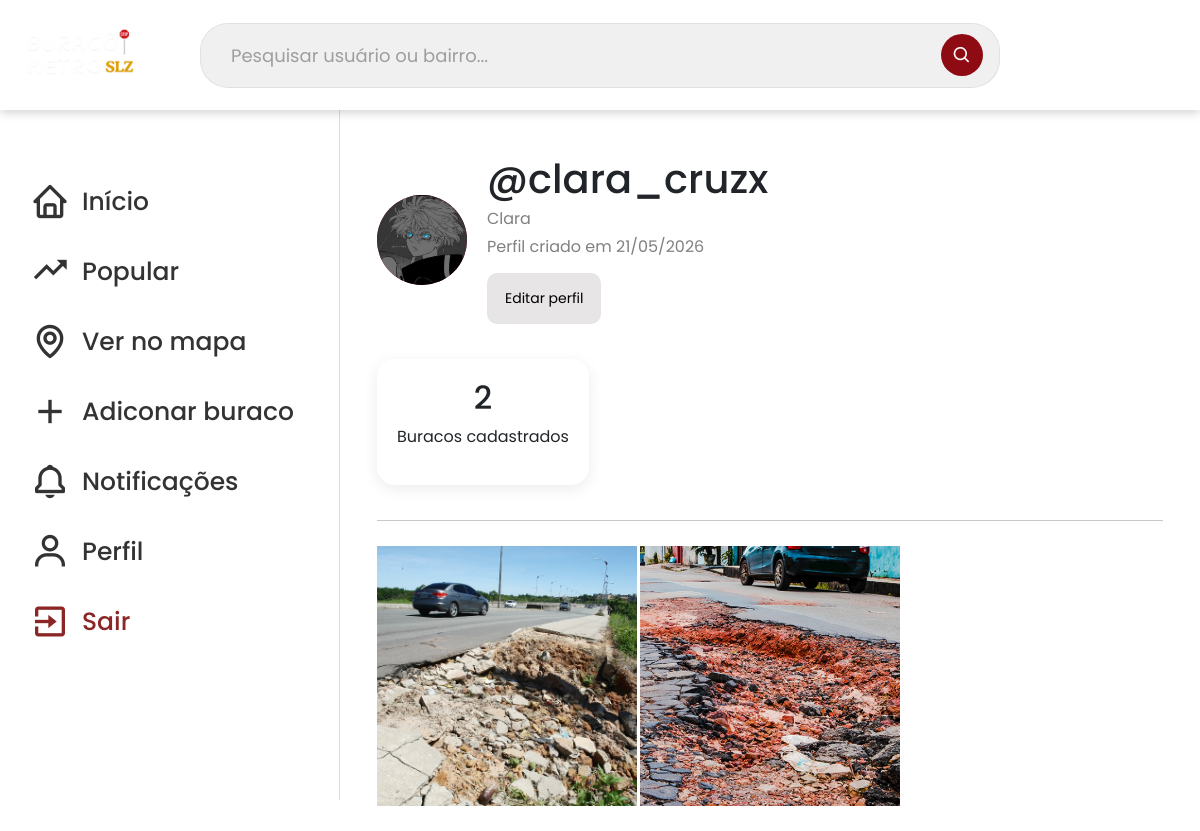
The app's page /perfil/ (signed in), older data.
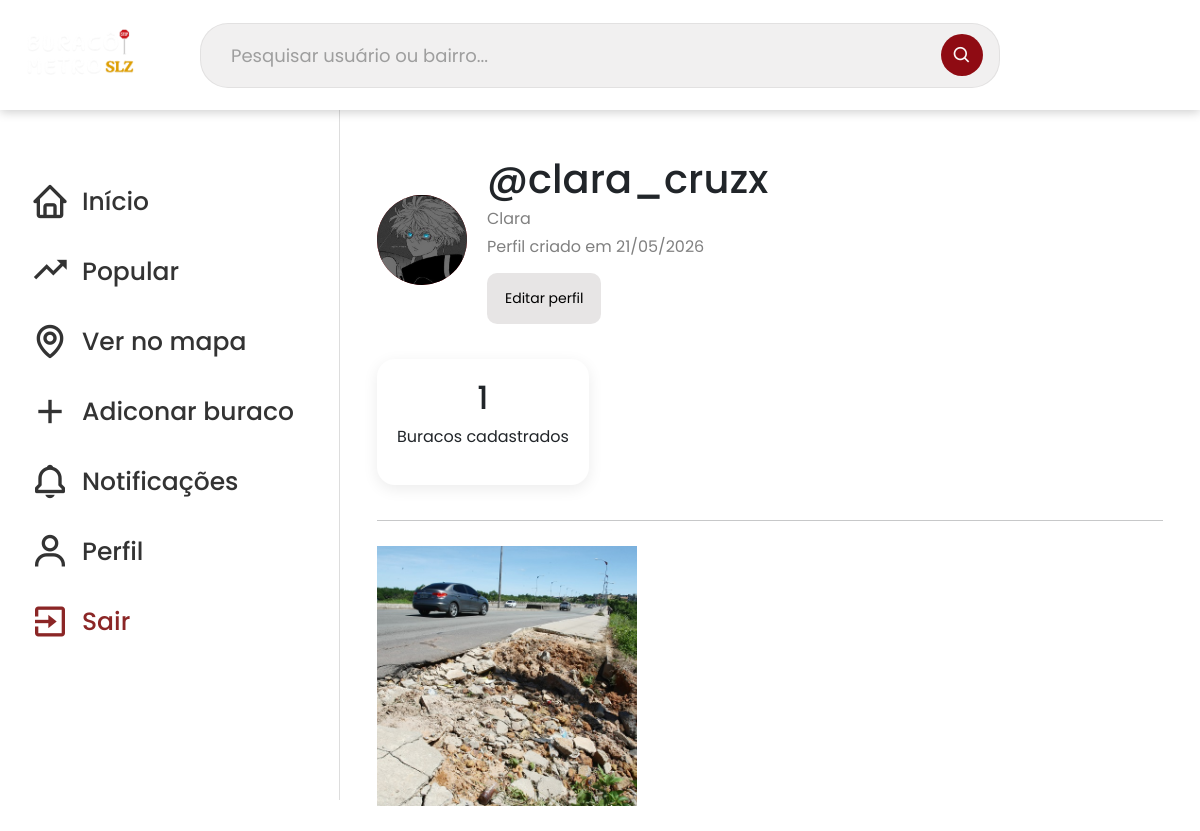
The same page, newer data.
### buracos/models.py (models this page shows, shortened)
class Buraco(models.Model):
    STATUS_NAO_ARRUMADO = "nao_arrumado"
    STATUS_EM_OBRA = "em_obra"
    STATUS_ARRUMADO = "arrumado"
    STATUS_CHOICES = [
        (STATUS_NAO_ARRUMADO, "Ainda nao foi arrumado"),
        (STATUS_EM_OBRA, "Em obra"),
        (STATUS_ARRUMADO, "Ja arrumado"),
    ]
    titulo = models.CharField(max_length=255)
    descricao = models.TextField()
    local = models.CharField(max_length=255)
    endereco = models.CharField(max_length=255)
    url_imagem = models.URLField(blank=True, null=True)
    imagem = models.ImageField(upload_to='buracos/', null=True, blank=True)
    tamanho = models.SmallIntegerField(default=1)
    status = models.CharField(
        max_length=20,
        choices=STATUS_CHOICES,
        default=STATUS_NAO_ARRUMADO
    )
    data_atual = models.DateTimeField(auto_now_add=True)
    created_at = models.DateTimeField(auto_now_add=True)  # Data e hora de criação (preenchido automaticamente)
    updated_at = models.DateTimeField(auto_now=True)  # Data e hora de última atualização (atualizado automaticamente)
    usuario = models.ForeignKey(settings.AUTH_USER_MODEL, on_delete=models.CASCADE, null=True, blank=True)
    @property
    def tamanho_nome(self):
        tamanhos = {
            1: "Pequeno",
            2: "Médio",
            3: "Grande",
            4: "Gigante",
        }
        return tamanhos.get(self.tamanho, "Pequeno")
    @property
    def status_nome(self):
        return dict(self.STATUS_CHOICES).get(self.status, "Ainda nao foi arrumado")
    @property
    def status_classe(self):
        return self.status.replace("_", "-")

### usuarios/views.py (the view)
# urls.py: path('perfil/', perfilView, name='perfilView'),
@login_required
def perfilView(request):
    usuario = request.user
    buracos = Buraco.objects.filter(usuario=usuario).order_by('-created_at')
    for buraco in buracos:
        buraco.curtido = Like.objects.filter(
            usuario=request.user,
            buraco=buraco
        ).exists()
    return render(request, 'usuarios/perfil.html', {
        'usuario': usuario,
        'buracos': buracos,
    })

### principal/context_processors.py (called while the page is built)
def notificacoes_nao_lidas(request):
    if not request.user.is_authenticated:
        return {"notificacoes_nao_lidas": 0}
    return {
        "notificacoes_nao_lidas": Notificacao.objects.filter(
            destinatario=request.user,
            lida=False
        ).count()
    }

### usuarios/models.py (called while the page is built)
    @property
    def verificado(self):
        if self.is_staff or self.is_superuser or self.postagens_removidas_por_reporte > 0:
            return False
        from buracos.models import Buraco
        buracos = Buraco.objects.filter(usuario=self)
        return (
            buracos.count() >= 5
            and buracos.filter(status=Buraco.STATUS_ARRUMADO).exists()
        )

### usuarios/templates/usuarios/perfil.html (shortened to what this page needs)
{% extends 'principal/principal.html' %}
{% load static %}
{% block content %}
<div class="perfil-container">
    <div class="perfil-header">
        <div class="perfil-avatar">
            {% if usuario.foto %}
                <img src="{{ usuario.foto.url }}" alt="Foto de perfil">
            {% else %}
                {{ usuario.username|slice:":1"|upper }}
            {% endif %}
        </div>
        <div>
            <h1>
                @{{ usuario.username }}
            </h1>
            <p>{{ usuario.name }}</p>
            <p>
                Perfil criado em {{ usuario.date_joined|date:"d/m/Y" }}
            </p>
            <a href="{% url 'editarPerfilView' %}" class="btn-editar-perfil">
                Editar perfil
            </a>
        </div>
    </div>
    <div class="perfil-stats">
        <div class="stat-card">
            <h2>{{ buracos.count }}</h2>
            <p>Buracos cadastrados</p>
        </div>
    </div>
    <hr>
    <div class="explorar-grid perfil-grid">
    {% for buraco in buracos %}
        <a
            href="{% url 'detalheBuracoView' buraco.id %}"
            class="explorar-item"
            data-index="{{ forloop.counter0 }}"
            data-id="{{ buraco.id }}"
            data-descricao="{{ buraco.descricao }}"
            data-tamanho="{{ buraco.tamanho_nome }}"
            data-status-valor="{{ buraco.status }}"
            data-status="{{ buraco.status_nome }}"
            data-status-classe="{{ buraco.status_classe }}"
            data-likes="{{ buraco.likes.count }}"
            data-comentarios="{{ buraco.comentarios.count }}"
            data-curtido="{% if buraco.curtido %}true{% else %}false{% endif %}"
            data-username="{{ usuario.username }}"
            data-nome="{{ usuario.name }}"
            data-admin="{% if usuario.is_staff or usuario.is_superuser %}true{% else %}false{% endif %}"
            data-verificado="{% if usuario.verificado %}true{% else %}false{% endif %}"
            data-endereco="{{ buraco.endereco }}"
            data-like-url="{% url 'curtirBuraco' buraco.id %}"
            data-comentar-url="{% url 'comentarBuraco' buraco.id %}"
            data-reportar-url="{% url 'reportarBuraco' buraco.id %}"
            data-status-url="{% url 'atualizarStatusBuraco' buraco.id %}"
            data-excluir-url="{% url 'excluirBuraco' buraco.id %}"
            data-pode-excluir="true">
            {% if buraco.imagem %}
                <img src="{{ buraco.imagem.url }}" alt="{{ buraco.titulo }}">
            {% elif buraco.url_imagem %}
                <img src="{% static 'image-users/' %}{{ buraco.url_imagem }}" alt="{{ buraco.titulo }}">
            {% endif %}
        </a>
        {% empty %}
            <p class="empty-feed">Você ainda não cadastrou nenhum buraco.</p>
        {% endfor %}
    </div>
</div>
{% endblock %}

Row changes from the older to the newer data that the page shows:
removed Buraco: url_imagem (picture)
Text that changed along with them:
{{ buracos.count }}: "2" → "1"
